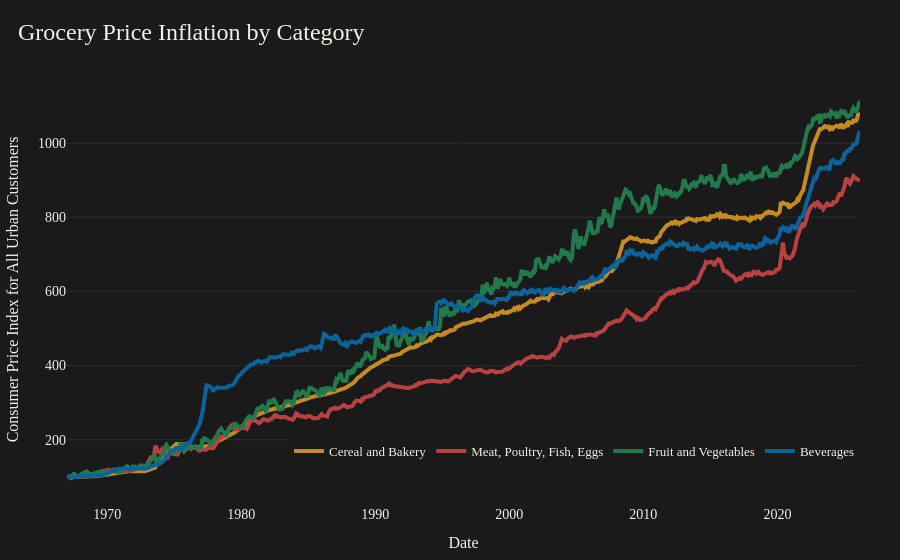

This figure's notebook cell:
### Code cell
# line chart of grocery category cpis 

# data 
x = cereal_bakery["observation_date"]
cb = cereal_bakery["cereal_bakery_cpi_reindex"]
mfe = meat_fish_eggs["meat_fish_eggs_cpi_reindex"]
fv = fruit_veg["fruit_veg_cpi_reindex"]
b = beverage["beverage_cpi_reindex"]

# figure
fig = go.Figure()

# line plot 
fig.add_trace(
    go.Scatter(
        x=x,
        y=cb,
        mode="lines",
        name="Cereal and Bakery",
        line=dict(
            color="#c48b22",
            width=4
        ),
        hovertemplate=
        "Cereal and Bakery CPI: %{y:.1f}<extra></extra>",
    )
)
fig.add_trace(
    go.Scatter(
        x=x,
        y=mfe,
        mode="lines",
        name="Meat, Poultry, Fish, Eggs",
        line=dict(
            color="#b84141",
            width=4
        ),
        hovertemplate=
        "Meat, Poultry, Fish, Eggs CPI: %{y:.1f}<extra></extra>"
    )
)
fig.add_trace(
    go.Scatter(
        x=x,
        y=fv,
        mode="lines",
        name="Fruit and Vegetables",
        line=dict(
            color="#22794c",
            width=4
        ),
        hovertemplate=
        "Fruit and Vegetables CPI: %{y:.1f}<extra></extra>"
    )
)
fig.add_trace(
    go.Scatter(
        x=x,
        y=b,
        mode="lines",
        name="Beverages",
        line=dict(
            color='#0c629b',
            width=4
        ),
        hovertemplate=
        "Beverages CPI: %{y:.1f}<extra></extra>"
    )
)

# title and layout 
fig.update_layout(
    template="plotly_dark",

    title=dict(
        text="Grocery Price Inflation by Category",
        x=0.02,
        xanchor="left",
        font=dict(
            family="Playfair Display",
            size=24
        )
    ),

    font=dict(
        family="Source Sans 3",
        color="#f5f0e8",
        size=13
    ),

    paper_bgcolor="#1a1a1a",
    plot_bgcolor="#1a1a1a",

    margin=dict(l=60, r=40, t=80, b=60),

    hovermode="x unified",

    xaxis=dict(
        title="Date",
        showgrid=False,
        tickfont=dict(size=14),
        zeroline=False,
        ticklabelstandoff=5
    ),

    yaxis=dict(
        title="Consumer Price Index for All Urban Customers",
        tickfont=dict(size=14),
        gridcolor="rgba(255,255,255,0.08)",
        zeroline=False
    ),

    legend=dict(
        orientation="h",
        yanchor="top",
        y=0.15,
        xanchor="right",
        x=1
    )
)

fig.show()

### Figure 1 — Plotly figure (JSON) as saved in the notebook; plotly's stock layout.template omitted (floating-point values rounded to 4 significant figures; data arrays with more than 128 entries replaced by an {"elided": "..."} marker saying what was removed)
{"data": [{"hovertemplate": "Cereal and Bakery CPI: %{y:.1f}<extra></extra>", "line": {"color": "#c48b22", "width": 4}, "mode": "lines", "name": "Cereal and Bakery", "type": "scatter", "x": {"elided": "710 str values"}, "y": {"elided": "710 float values"}}, {"hovertemplate": "Meat, Poultry, Fish, Eggs CPI: %{y:.1f}<extra></extra>", "line": {"color": "#b84141", "width": 4}, "mode": "lines", "name": "Meat, Poultry, Fish, Eggs", "type": "scatter", "x": {"elided": "710 str values"}, "y": {"elided": "710 float values"}}, {"hovertemplate": "Fruit and Vegetables CPI: %{y:.1f}<extra></extra>", "line": {"color": "#22794c", "width": 4}, "mode": "lines", "name": "Fruit and Vegetables", "type": "scatter", "x": {"elided": "710 str values"}, "y": {"elided": "710 float values"}}, {"hovertemplate": "Beverages CPI: %{y:.1f}<extra></extra>", "line": {"color": "#0c629b", "width": 4}, "mode": "lines", "name": "Beverages", "type": "scatter", "x": {"elided": "710 str values"}, "y": {"elided": "710 float values"}}], "layout": {"font": {"color": "#f5f0e8", "family": "Source Sans 3", "size": 13}, "hovermode": "x unified", "legend": {"orientation": "h", "x": 1, "xanchor": "right", "y": 0.15, "yanchor": "top"}, "margin": {"b": 60, "l": 60, "r": 40, "t": 80}, "paper_bgcolor": "#1a1a1a", "plot_bgcolor": "#1a1a1a", "title": {"font": {"family": "Playfair Display", "size": 24}, "text": "Grocery Price Inflation by Category", "x": 0.02, "xanchor": "left"}, "xaxis": {"showgrid": false, "tickfont": {"size": 14}, "ticklabelstandoff": 5, "title": {"text": "Date"}, "zeroline": false}, "yaxis": {"gridcolor": "rgba(255,255,255,0.08)", "tickfont": {"size": 14}, "title": {"text": "Consumer Price Index for All Urban Customers"}, "zeroline": false}}}
